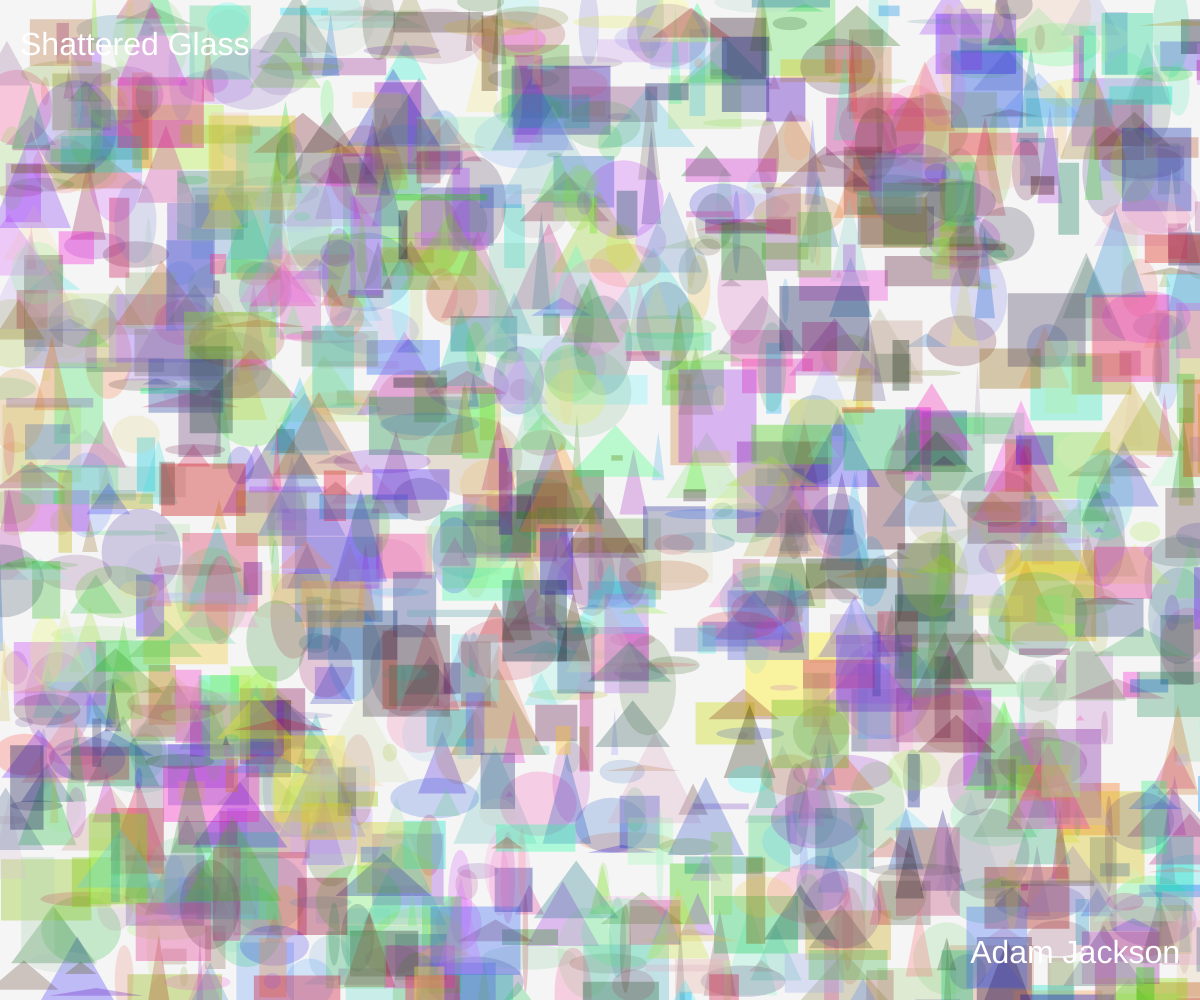
Frame 1 (no input)
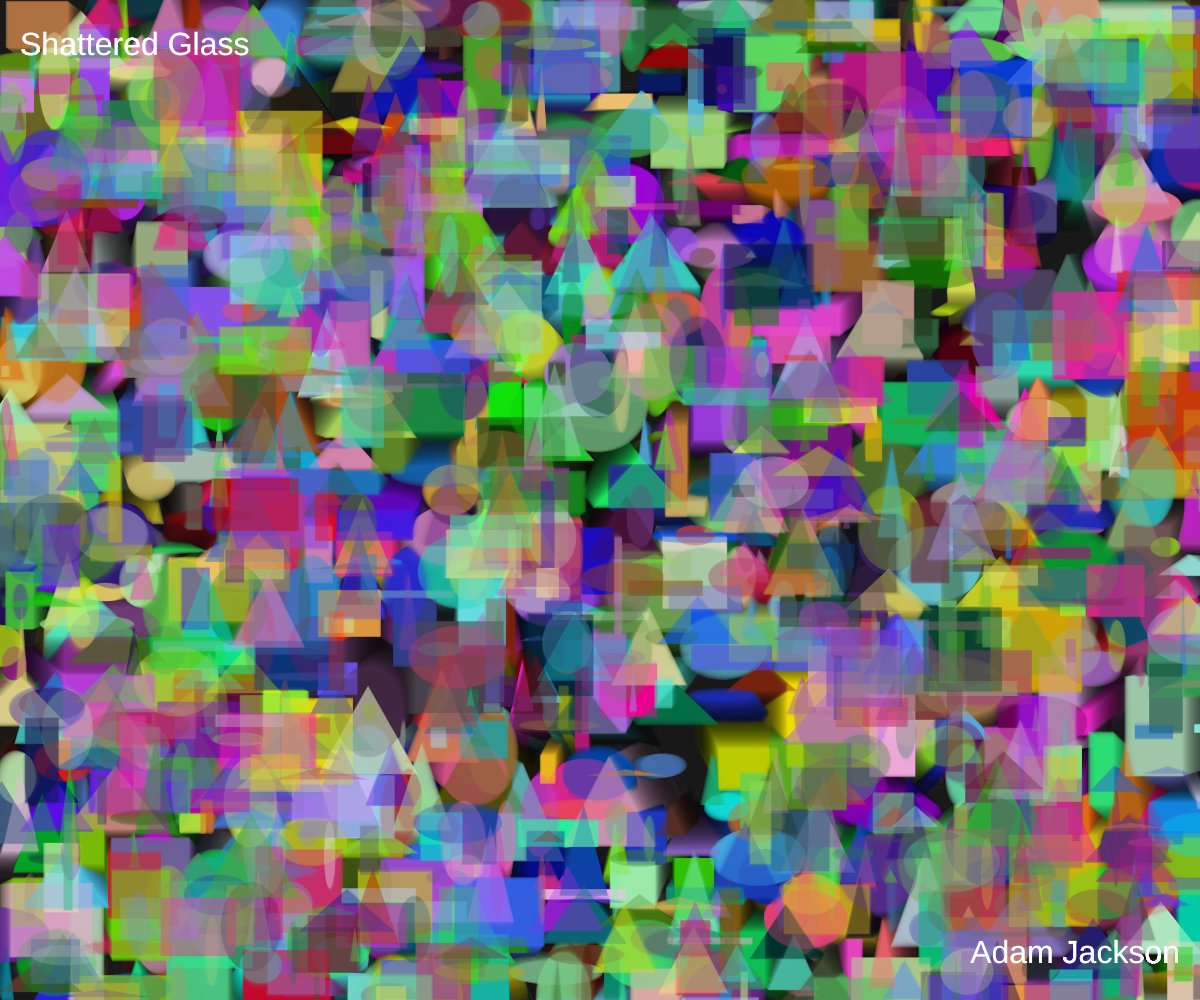
Frame 60 (no input)
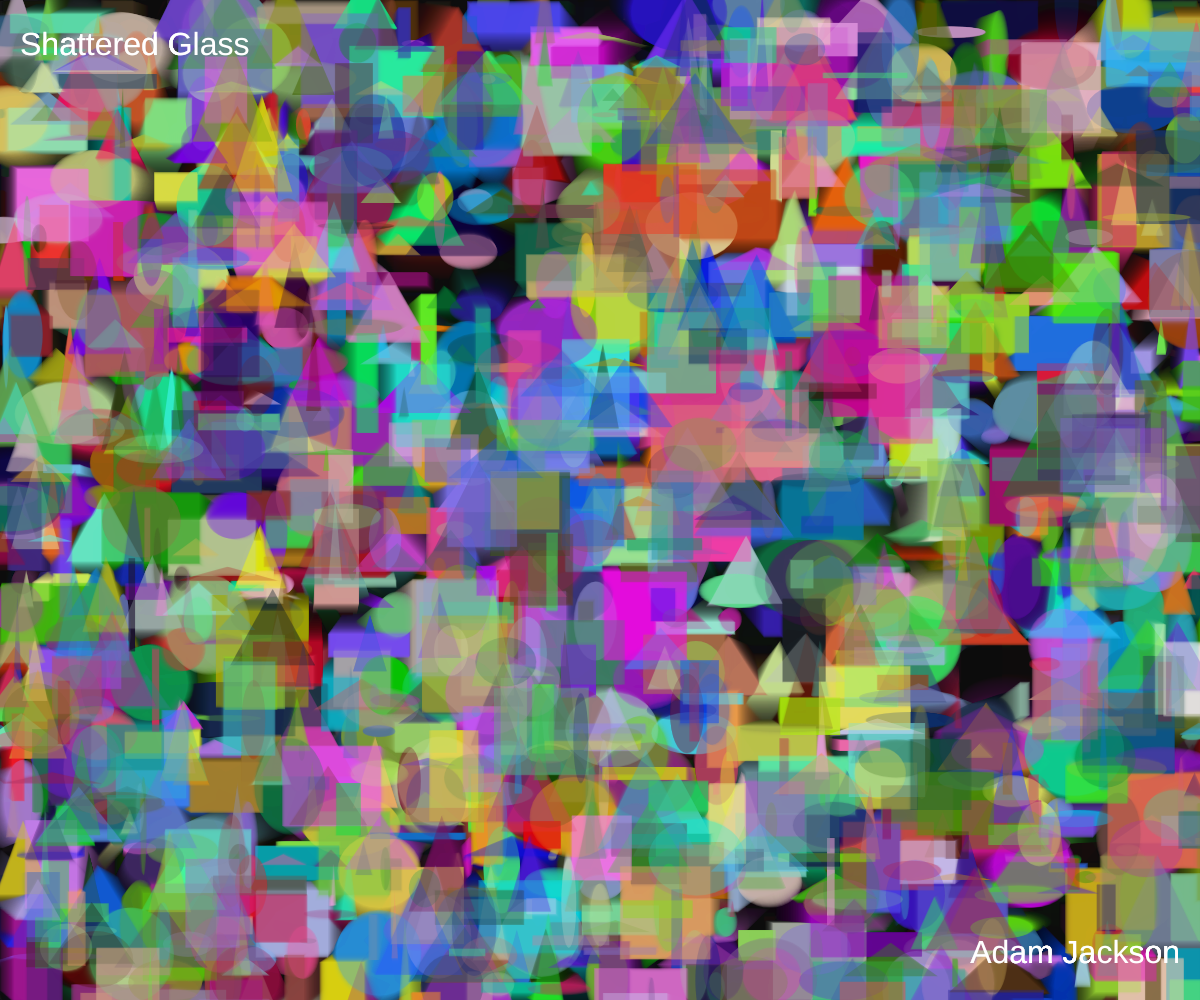
Frame 120 (the mouse pressed at the canvas centre since frame 60)

The p5.js sketch that drew these frames (run headless with seeded random() and noise() and a simulated clock; from frame 60 on, the mouse is pressed at the canvas centre):

// p5.js sketch
// ── sketch.js
// Homework 3 MART220
// Original sketch by: mrm029
// Found at: https://editor.p5js.org/mrm029/sketches/rk8upjm9m

//--------VARIABLES--------//
let shapes = [];
let totalShapeCount = 500;

//--------SETUP & DRAW--------//
function setup() {
  createCanvas(windowWidth, windowHeight);
  noStroke();

  // Fullscreen setup
  document.body.style.overflow = "hidden";
  document.body.style.margin = "0";
  document.body.style.padding = "0";

  for (let i = 0; i < totalShapeCount; i++) {
    shapes.push(createShape("rectangle"));
    shapes.push(createShape("ellipse"));
    shapes.push(createShape("triangle"));
  }
}

function draw() {
  background(0, 10); // faint trail effect

  for (let s of shapes) {
    s.x += s.dx;
    s.y += s.dy;

    // screen wrapping
    if (s.x > width) s.x = 0;
    if (s.x < 0) s.x = width;
    if (s.y > height) s.y = 0;
    if (s.y < 0) s.y = height;

    fill(s.r, s.g, s.b, s.a);

    if (s.type === "ellipse") {
      ellipse(s.x, s.y, s.w, s.h);
    } else if (s.type === "triangle") {
      triangle(
        s.x, s.y - s.h / 2,
        s.x - s.w / 2, s.y + s.h / 2,
        s.x + s.w / 2, s.y + s.h / 2
      );
    } else {
      rect(s.x, s.y, s.w, s.h);
    }
  }

//--------Title/Name Text--------//
  fill(255);
  textAlign(LEFT, TOP);
  textSize(32);
  text("Shattered Glass", 20, 30);
  textAlign(RIGHT, BOTTOM);
  text("Adam Jackson", width - 20, height - 30);
}

//--------CLICK TO REDRAW--------//
function mousePressed() {
  shapes = [];

  for (let i = 0; i < totalShapeCount; i++) {
    shapes.push(createShape("rectangle"));
    shapes.push(createShape("ellipse"));
    shapes.push(createShape("triangle"));
  }
}

//--------CREATE SHAPE FUNCTION--------//
function createShape(type) {
  return {
    type: type,
    x: random(width),
    y: random(height),
    w: random(5, 100),
    h: random(5, 100),
    dx: random(-1, 1),
    dy: random(-1, 1),
    r: random(255),
    g: random(255),
    b: random(255),
    a:
      type === "ellipse" ? 50 :
      type === "triangle" ? 70 :
      90
  };
}

// ── sketch - Copy.js
//Homework3 MART220
// ---------------- VARIABLES ----------------
let effects = [];
let effectTypes = [];

function setup() {
  createCanvas(windowWidth, windowHeight);

  effectTypes.push(explosionEffect);
  effectTypes.push(ringEffect);
}

function draw() {
  background(0);

  for (let e of effects) {
    e.update();
    e.draw();
  }

  effects = effects.filter(e => !e.finished);
}

function windowResized() {
  resizeCanvas(windowWidth, windowHeight);
}

function mousePressed() {
  let randomEffect = random(effectTypes);
  effects.push(randomEffect(mouseX, mouseY));
}

// ---------------- EFFECTS ----------------

function explosionEffect(x, y) {
  let particles = [];

  for (let i = 0; i < 30; i++) {
    let angle = random(TWO_PI);
    let speed = random(1, 5);

    particles.push({
      pos: createVector(x, y),
      vel: p5.Vector.fromAngle(angle).mult(speed),
      life: 60
    });
  }

  return {
    finished: false,

    update() {
      for (let p of particles) {
        p.pos.add(p.vel);
        p.life--;
      }

      particles = particles.filter(p => p.life > 0);

      if (particles.length === 0) {
        this.finished = true;
      }
    },

    draw() {
      stroke(255);
      for (let p of particles) {
        point(p.pos.x, p.pos.y);
      }
    }
  };
}

function ringEffect(x, y) {
  let radius = 0;
  let maxRadius = 120;

  return {
    finished: false,

    update() {
      radius += 4;
      if (radius > maxRadius) {
        this.finished = true;
      }
    },

    draw() {
      noFill();
      stroke(0, 200, 255);
      strokeWeight(3);
      ellipse(x, y, radius * 2);
    }
  };
}
